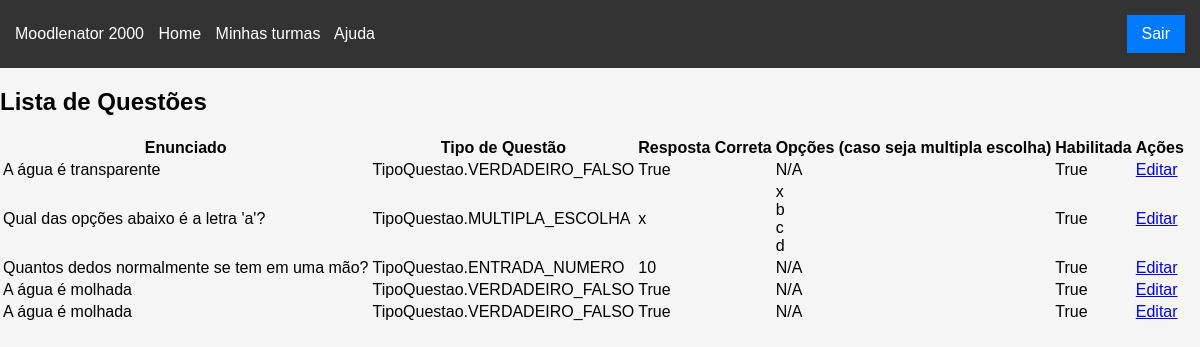
The page /questoes/edit (signed in) on the database as committed earlier.
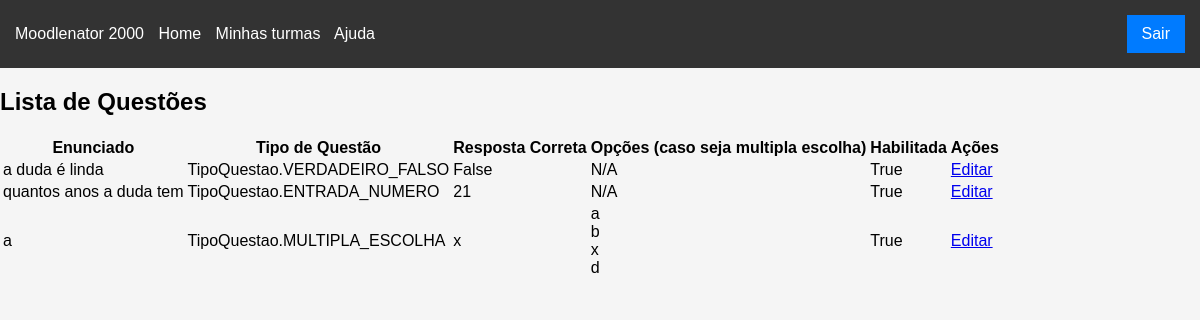
The same page on the database as committed later.
### app/models/questao.py (models this page shows, shortened)
class Questao(db.Model):
    __tablename__ = "questao"
    id = Column(Integer, primary_key=True, autoincrement=True)
    matricula_professor = Column(Integer, nullable=False)
    tipo_questao = Column(Enum(TipoQuestao), nullable=False)
    enunciado = Column(String, nullable=False)
    resposta_certa = Column(String, nullable=False)
    opcoes = Column(PickleType, nullable=True)  # Novo campo para salvar as opções de uma questão de múltipla escolha
    habilitada = Column(Boolean, nullable=False)
    exames = db.relationship("Exame", secondary="questao_exame", back_populates="questoes") # many to many
    resposta_alunos = db.relationship("RespostaAluno", back_populates="questao") # one to many

### app/controllers/questoes.py (the view)
@bp.route("/questoes/edit", methods=["GET"])
@login_required
def edita_questao_index():
    questoes = Questao.query.filter_by(matricula_professor=current_user.get_id()).all()
    return render_template("edita_questao_index.html", questoes = questoes)

### app/app.py (called while the page is built)
def create_app():
    app = Flask(__name__)
    basedir = os.path.abspath(os.path.dirname(__file__))
    db_path = os.path.join(basedir, '..', 'saas.db')
    login_manager.init_app(app)
    app.config["SECRET_KEY"] = "secret"
    app.config["SQLALCHEMY_DATABASE_URI"] = f"sqlite:///{db_path}"
    db.init_app(app)
    with app.app_context():
        from .models.user import User
        from .models.exame import Exame
        from .models.questao import Questao
        db.create_all()
    bootstrap.init_app(app)
    @app.context_processor
    def inject_bootstrap():
        return {'bootstrap': bootstrap}
    from .auth import blueprints
    app.register_blueprint(blueprints()[0])
    from .controllers import blueprints
    for bp in blueprints():
        app.register_blueprint(bp)
    from .cli_cmds import seed_cli
    app.cli.add_command(seed_cli)
    return app

@login_manager.user_loader
def load_user(user_id):
    from .models.user import User
    return User.query.get(user_id)

### app/models/user.py (called while the page is built)
    @property
    def is_authenticated(self):
        return True

    def get_id(self):
        return str(self.matricula)

### app/templates/edita_questao_index.html (shortened to what this page needs)
{% extends "base.html" %}
{% block content %}
<div class="container">
    <h2 class="mb-4">Lista de Questões</h2>
    <table class="table">
        <thead>
            <tr>
                <th>Enunciado</th>
                <th>Tipo de Questão</th>
                <th>Resposta Correta</th>
                <th>Opções (caso seja multipla escolha)</th>
                <th>Habilitada</th>
                <th>Ações</th>
            </tr>
        </thead>
        <tbody>
            {% for questao in questoes %}
                <tr>
                    <td>{{ questao.enunciado }}</td>
                    <td>{{ questao.tipo_questao }}</td>
                    <td>{{ questao.resposta_certa }}</td>
                    <td>
                        {% if questao.tipo_questao.value == "multipla_escolha" %}
                            {% for opcao in questao.opcoes %}
                                {{ opcao }}<br>
                            {% endfor %}
                        {% else %}
                            N/A
                        {% endif %}
                    </td>
                    <td>
                        {{ questao.habilitada }}
                    </td>
                    <td>
                        <a href="{{ url_for('questoes.edita_questao', id=questao.id) }}" class="btn btn-primary">Editar</a>
                    </td>
                </tr>
            {% endfor %}
        </tbody>
    </table>
</div>
{% endblock %}

### app/templates/base.html (shortened to what this page needs)
<!doctype html>
<html lang="en">
    <head>
    </head>
    <body>
        <nav class="navbar">
            <div>
                <a class="navbar-brand" href="/">Moodlenator 2000</a>
                <a class="nav-link active" href="/">Home</a>
                {% if current_user.is_authenticated %}
                    <a class="nav-link" href="/">Minhas turmas</a>
                {% endif %}
                <a class="nav-link" href="/">Ajuda</a>
            </div>
            <div class="navbar-right">
                {% if current_user.is_authenticated %}
                    <a class="navbar-button" href="/logout">Sair</a>
                {% else %}
                    <a class="navbar-button" href="/register">Register</a>
                    <a class="navbar-button" href="/login">Login</a>
                {% endif %}
            </div>
        </nav>
        {% block content %}
        {% endblock %}
    </body>
</html>

### app/templates/base.html (style rules this page uses)
body { font-family: Arial, sans-serif; margin: 0; padding: 0; background: #f5f5f5; }
.navbar { display: flex; justify-content: space-between; align-items: center; background-color: #333; color: #fff; padding: 15px; }
.navbar a { color: #fff; text-decoration: none; margin-right: 10px; }
.navbar a:last-child { margin-right: 0; }
.navbar-right { display: flex; align-items: center; }
.navbar-button { border: none; padding: 10px 15px; color: #fff; background-color: #007BFF; text-align: center; text-decoration: none; display: inline-block; font-size: 16px; transition-duration: 0.4s; cursor: pointer; margin-left: 10px; }

Rows that differ between the two databases and show on the page:
removed Questao: enunciado "A água é molhada", tipo_questao "TipoQuestao.VERDADEIRO_FALSO", resposta_certa "True", shows "N/A", habilitada "True"
removed Questao: enunciado "A água é molhada", tipo_questao "TipoQuestao.VERDADEIRO_FALSO", resposta_certa "True", shows "N/A", habilitada "True"
changed Questao "TipoQuestao.VERDADEIRO_FALSO": enunciado "A água é transparente" → "a duda é linda"; resposta_certa "True" → "False"
changed Questao: enunciado "Qual das opções abaixo é a letra 'a'?" → "quantos anos a duda tem"; tipo_questao "TipoQuestao.MULTIPLA_ESCOLHA" → "TipoQuestao.ENTRADA_NUMERO"; resposta_certa "x" → "21"; now shows "N/A"
changed Questao: enunciado "Quantos dedos normalmente se tem em uma mão?" → "a"; tipo_questao "TipoQuestao.ENTRADA_NUMERO" → "TipoQuestao.MULTIPLA_ESCOLHA"; resposta_certa "10" → "x"; no longer shows "N/A"
Other text that changed with them:
new list line: "a"
new list line: "b"
new list line: "x"
new list line: "d"
list line gone: "x"
list line gone: "b"
list line gone: "c"
list line gone: "d"
